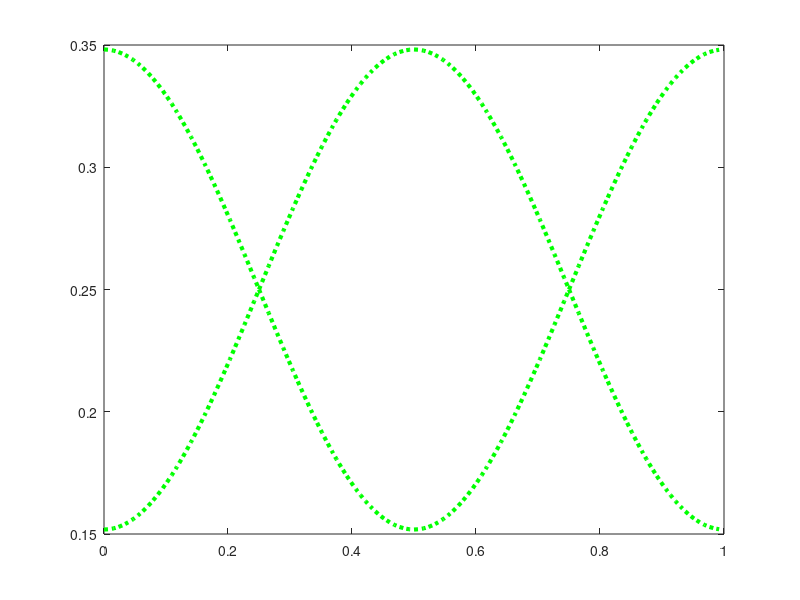

This chart was generated by the following MATLAB code: (Note: this script raises an error after producing the figure.)
clc
clear all;
close all
SampFreq = 256/2;
addpath('D:\tfsa_5-5\windows\win64_bin');
t = 0:1/SampFreq:1-1/SampFreq;

t = 0:1/SampFreq:1-1/SampFreq;

Sig1=exp(1*1i*(2*pi*(SampFreq*t/4 +2*sin(2*pi*t))));
Sig2=exp(1*1i*(2*pi*(SampFreq*t/4 -2*sin(2*pi*t))));
%Sig=exp(1*1i*(2*pi*(SampFreq*t/4 +2*sin(2*pi*t))))+exp(1*1i*(2*pi*(SampFreq*t/4 -2*sin(2*pi*t))))+1*0.*exp(1i*2*pi*SampFreq*t/4);
IF_O(:,1)=2*cos(2*pi*t)*2*pi+SampFreq/4;
IF_O(:,2)=-2*cos(2*pi*t)*2*pi+SampFreq/4;


num=2;
NS=100;
%NS=2;
%NS=5;
IF_O=2*IF_O/length(IF_O);
% HADTFD BASED
win_length=45;
%for snr=-10:2:10
iiii=0;
delta=2;
L=32*1;
FFT_length=length(Sig1);
iiii=iiii+1;

a=2*rand(1,3);
% a(:)=1;
SigO=(1+a(1))*Sig1+(1+a(2))*Sig2;
%SigO=1*Sig1+1*Sig2;
delta=3;
%    SigO=Sig1+Sig2+Sig3;

Sig=awgn(SigO,10,'measured');
plot(t,IF_O/2,'g:','linewidth',3);
for kkkkk=0:2
hold on;    
    % ORIGINAL
    
    if kkkkk==0
        findex1 =FASTEST_IF(Sig,win_length, num, delta,L,0,0,2,length(Sig))*2*SampFreq;
        plot(t,findex1.'/256,'k--','linewidth',3);

    elseif kkkkk==1
        findex2 =ADTFD_RANSAC(Sig,3,15,64,num,500/1,4,8,1);
        plot(t,findex2.'/256,'b-.','linewidth',3);
    elseif kkkkk==2
        
        findex3 =QML_RANSAC(Sig,3,15,64,num,500/1,4,8,1);
        plot(t,findex3.'/256,'r:','linewidth',3);
        
    end
    
end
    %legend('Original IF','FAST-IF','ADTFD-RANSAC','QML-RANSAC');
    xlabel('Time(s)');
    ylabel('Instantaneous Frequency (Hz)');
I=HTFD_new1(Sig,3,8,64);
t = 0:1/SampFreq:1-1/SampFreq;
f=0:1/256:0.5-1/256;    
figure;
imagesc(t,f,I)
set(gcf,'Position',[20 100 640 500]);
xlabel('Time / Sec','FontSize',20,'FontName','Times New Roman');
ylabel('Frequency / Hz','FontSize',20,'FontName','Times New Roman');
set(gca,'YDir','normal');
%title('(c)','FontSize',24,'FontName','Times New Roman');
set(gca,'FontSize',20);



